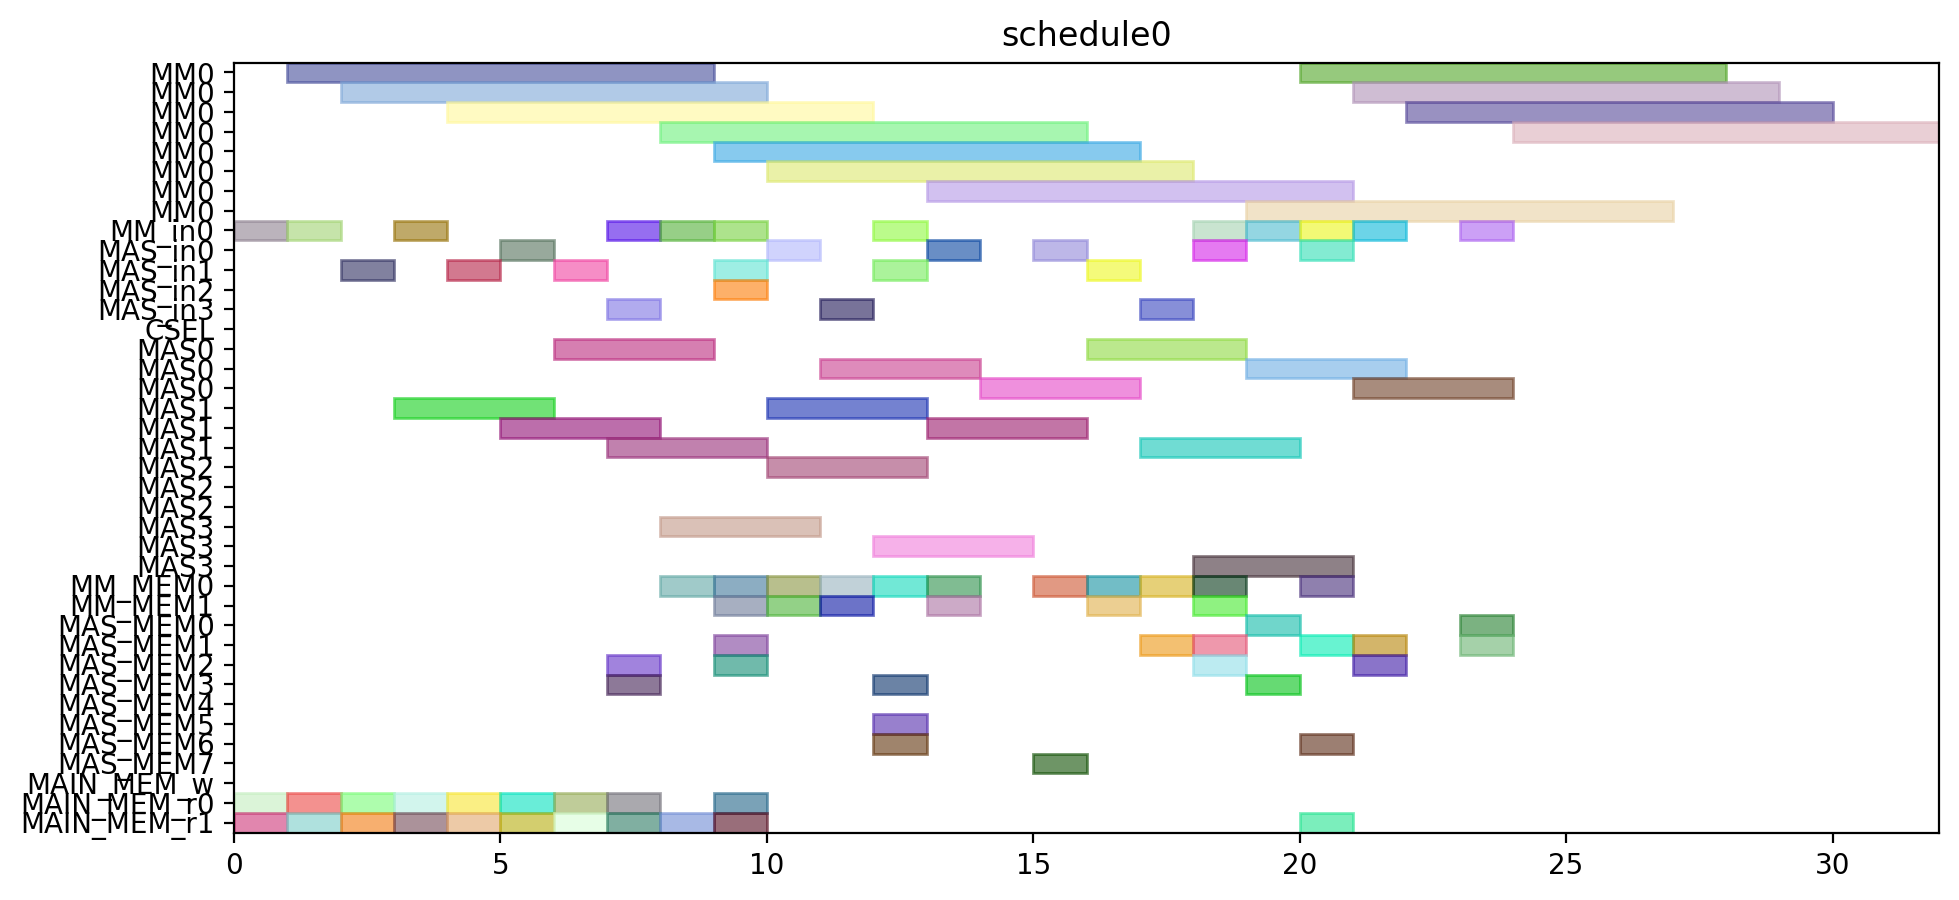

Python code for this plot:
from pyschedule import Scenario, solvers, plotters, alt


def solve():
	horizon = 120
	S = Scenario("schedule0", horizon=horizon)

	# resource
	MM = S.Resources('MM', num=1, size=8)
	MM_in = S.Resources('MM_in', num=1)
	MAS_in = S.Resources('MAS_in', num=4)
	CSEL = S.Resource('CSEL')
	MAS = S.Resources('MAS', num=4, size=3, periods=range(1, horizon))
	MM_MEM = S.Resources('MM_MEM', num=2)
	MAS_MEM = S.Resources('MAS_MEM', num=8)
	MAIN_MEM_w = S.Resource('MAIN_MEM_w', size=1)
	MAIN_MEM_r = S.Resources('MAIN_MEM_r', num=2)

	# result of previous scheduling

	# new tasks
	t0 = S.Task('t0', length=8, delay_cost=1)
	t0 += alt(MM)
	t0_in = S.Task('t0_in', length=1, delay_cost=1)
	t0_in += alt(MM_in)
	S += t0_in*MM_in[0]<=t0*MM[0]
	t0_mem0 = S.Task('t0_mem0', length=1, delay_cost=1)
	t0_mem0 += MAIN_MEM_r[0]
	S += t0_mem0 <= t0

	t0_mem1 = S.Task('t0_mem1', length=1, delay_cost=1)
	t0_mem1 += MAIN_MEM_r[1]
	S += t0_mem1 <= t0

	t1 = S.Task('t1', length=8, delay_cost=1)
	t1 += alt(MM)
	t1_in = S.Task('t1_in', length=1, delay_cost=1)
	t1_in += alt(MM_in)
	S += t1_in*MM_in[0]<=t1*MM[0]
	t1_mem0 = S.Task('t1_mem0', length=1, delay_cost=1)
	t1_mem0 += MAIN_MEM_r[0]
	S += t1_mem0 <= t1

	t1_mem1 = S.Task('t1_mem1', length=1, delay_cost=1)
	t1_mem1 += MAIN_MEM_r[1]
	S += t1_mem1 <= t1

	t2 = S.Task('t2', length=8, delay_cost=1)
	t2 += alt(MM)
	t2_in = S.Task('t2_in', length=1, delay_cost=1)
	t2_in += alt(MM_in)
	S += t2_in*MM_in[0]<=t2*MM[0]
	t2_mem0 = S.Task('t2_mem0', length=1, delay_cost=1)
	t2_mem0 += MAIN_MEM_r[0]
	S += t2_mem0 <= t2

	t2_mem1 = S.Task('t2_mem1', length=1, delay_cost=1)
	t2_mem1 += MAIN_MEM_r[1]
	S += t2_mem1 <= t2

	t3 = S.Task('t3', length=3, delay_cost=1)
	t3 += alt(MAS)
	t3_in = S.Task('t3_in', length=1, delay_cost=1)
	t3_in += alt(MAS_in)
	S += t3_in*MAS_in[0]<=t3*MAS[0]

	S += t3_in*MAS_in[1]<=t3*MAS[1]

	S += t3_in*MAS_in[2]<=t3*MAS[2]

	S += t3_in*MAS_in[3]<=t3*MAS[3]

	t3_mem0 = S.Task('t3_mem0', length=1, delay_cost=1)
	t3_mem0 += MAIN_MEM_r[0]
	S += t3_mem0 <= t3

	t3_mem1 = S.Task('t3_mem1', length=1, delay_cost=1)
	t3_mem1 += MAIN_MEM_r[1]
	S += t3_mem1 <= t3

	t4 = S.Task('t4', length=3, delay_cost=1)
	t4 += alt(MAS)
	t4_in = S.Task('t4_in', length=1, delay_cost=1)
	t4_in += alt(MAS_in)
	S += t4_in*MAS_in[0]<=t4*MAS[0]

	S += t4_in*MAS_in[1]<=t4*MAS[1]

	S += t4_in*MAS_in[2]<=t4*MAS[2]

	S += t4_in*MAS_in[3]<=t4*MAS[3]

	t4_mem0 = S.Task('t4_mem0', length=1, delay_cost=1)
	t4_mem0 += MAIN_MEM_r[0]
	S += t4_mem0 <= t4

	t4_mem1 = S.Task('t4_mem1', length=1, delay_cost=1)
	t4_mem1 += MAIN_MEM_r[1]
	S += t4_mem1 <= t4

	t8 = S.Task('t8', length=3, delay_cost=1)
	t8 += alt(MAS)
	t8_in = S.Task('t8_in', length=1, delay_cost=1)
	t8_in += alt(MAS_in)
	S += t8_in*MAS_in[0]<=t8*MAS[0]

	S += t8_in*MAS_in[1]<=t8*MAS[1]

	S += t8_in*MAS_in[2]<=t8*MAS[2]

	S += t8_in*MAS_in[3]<=t8*MAS[3]

	t8_mem0 = S.Task('t8_mem0', length=1, delay_cost=1)
	t8_mem0 += MAIN_MEM_r[0]
	S += t8_mem0 <= t8

	t8_mem1 = S.Task('t8_mem1', length=1, delay_cost=1)
	t8_mem1 += MAIN_MEM_r[1]
	S += t8_mem1 <= t8

	t9 = S.Task('t9', length=3, delay_cost=1)
	t9 += alt(MAS)
	t9_in = S.Task('t9_in', length=1, delay_cost=1)
	t9_in += alt(MAS_in)
	S += t9_in*MAS_in[0]<=t9*MAS[0]

	S += t9_in*MAS_in[1]<=t9*MAS[1]

	S += t9_in*MAS_in[2]<=t9*MAS[2]

	S += t9_in*MAS_in[3]<=t9*MAS[3]

	t9_mem0 = S.Task('t9_mem0', length=1, delay_cost=1)
	t9_mem0 += MAIN_MEM_r[0]
	S += t9_mem0 <= t9

	t9_mem1 = S.Task('t9_mem1', length=1, delay_cost=1)
	t9_mem1 += MAIN_MEM_r[1]
	S += t9_mem1 <= t9

	t13 = S.Task('t13', length=3, delay_cost=1)
	t13 += alt(MAS)
	t13_in = S.Task('t13_in', length=1, delay_cost=1)
	t13_in += alt(MAS_in)
	S += t13_in*MAS_in[0]<=t13*MAS[0]

	S += t13_in*MAS_in[1]<=t13*MAS[1]

	S += t13_in*MAS_in[2]<=t13*MAS[2]

	S += t13_in*MAS_in[3]<=t13*MAS[3]

	t13_mem0 = S.Task('t13_mem0', length=1, delay_cost=1)
	t13_mem0 += MAIN_MEM_r[0]
	S += t13_mem0 <= t13

	t13_mem1 = S.Task('t13_mem1', length=1, delay_cost=1)
	t13_mem1 += MAIN_MEM_r[1]
	S += t13_mem1 <= t13

	t14 = S.Task('t14', length=3, delay_cost=1)
	t14 += alt(MAS)
	t14_in = S.Task('t14_in', length=1, delay_cost=1)
	t14_in += alt(MAS_in)
	S += t14_in*MAS_in[0]<=t14*MAS[0]

	S += t14_in*MAS_in[1]<=t14*MAS[1]

	S += t14_in*MAS_in[2]<=t14*MAS[2]

	S += t14_in*MAS_in[3]<=t14*MAS[3]

	t14_mem0 = S.Task('t14_mem0', length=1, delay_cost=1)
	t14_mem0 += MAIN_MEM_r[0]
	S += t14_mem0 <= t14

	t14_mem1 = S.Task('t14_mem1', length=1, delay_cost=1)
	t14_mem1 += MAIN_MEM_r[1]
	S += t14_mem1 <= t14

	t5 = S.Task('t5', length=8, delay_cost=1)
	t5 += alt(MM)
	t5_in = S.Task('t5_in', length=1, delay_cost=1)
	t5_in += alt(MM_in)
	S += t5_in*MM_in[0]<=t5*MM[0]
	t5_mem0 = S.Task('t5_mem0', length=1, delay_cost=1)
	t5_mem0 += alt(MAS_MEM)
	S += (t3*MAS[0])-1 < t5_mem0*MAS_MEM[0]
	S += (t3*MAS[1])-1 < t5_mem0*MAS_MEM[2]
	S += (t3*MAS[2])-1 < t5_mem0*MAS_MEM[4]
	S += (t3*MAS[3])-1 < t5_mem0*MAS_MEM[6]
	S += t5_mem0 <= t5

	t5_mem1 = S.Task('t5_mem1', length=1, delay_cost=1)
	t5_mem1 += alt(MAS_MEM)
	S += (t4*MAS[0])-1 < t5_mem1*MAS_MEM[1]
	S += (t4*MAS[1])-1 < t5_mem1*MAS_MEM[3]
	S += (t4*MAS[2])-1 < t5_mem1*MAS_MEM[5]
	S += (t4*MAS[3])-1 < t5_mem1*MAS_MEM[7]
	S += t5_mem1 <= t5

	t6 = S.Task('t6', length=3, delay_cost=1)
	t6 += alt(MAS)
	t6_in = S.Task('t6_in', length=1, delay_cost=1)
	t6_in += alt(MAS_in)
	S += t6_in*MAS_in[0]<=t6*MAS[0]

	S += t6_in*MAS_in[1]<=t6*MAS[1]

	S += t6_in*MAS_in[2]<=t6*MAS[2]

	S += t6_in*MAS_in[3]<=t6*MAS[3]

	t6_mem0 = S.Task('t6_mem0', length=1, delay_cost=1)
	t6_mem0 += alt(MM_MEM)
	S += (t0*MM[0])-1 < t6_mem0*MM_MEM[0]
	S += t6_mem0 <= t6

	t6_mem1 = S.Task('t6_mem1', length=1, delay_cost=1)
	t6_mem1 += alt(MM_MEM)
	S += (t1*MM[0])-1 < t6_mem1*MM_MEM[1]
	S += t6_mem1 <= t6

	t10 = S.Task('t10', length=8, delay_cost=1)
	t10 += alt(MM)
	t10_in = S.Task('t10_in', length=1, delay_cost=1)
	t10_in += alt(MM_in)
	S += t10_in*MM_in[0]<=t10*MM[0]
	t10_mem0 = S.Task('t10_mem0', length=1, delay_cost=1)
	t10_mem0 += alt(MAS_MEM)
	S += (t8*MAS[0])-1 < t10_mem0*MAS_MEM[0]
	S += (t8*MAS[1])-1 < t10_mem0*MAS_MEM[2]
	S += (t8*MAS[2])-1 < t10_mem0*MAS_MEM[4]
	S += (t8*MAS[3])-1 < t10_mem0*MAS_MEM[6]
	S += t10_mem0 <= t10

	t10_mem1 = S.Task('t10_mem1', length=1, delay_cost=1)
	t10_mem1 += alt(MAS_MEM)
	S += (t9*MAS[0])-1 < t10_mem1*MAS_MEM[1]
	S += (t9*MAS[1])-1 < t10_mem1*MAS_MEM[3]
	S += (t9*MAS[2])-1 < t10_mem1*MAS_MEM[5]
	S += (t9*MAS[3])-1 < t10_mem1*MAS_MEM[7]
	S += t10_mem1 <= t10

	t11 = S.Task('t11', length=3, delay_cost=1)
	t11 += alt(MAS)
	t11_in = S.Task('t11_in', length=1, delay_cost=1)
	t11_in += alt(MAS_in)
	S += t11_in*MAS_in[0]<=t11*MAS[0]

	S += t11_in*MAS_in[1]<=t11*MAS[1]

	S += t11_in*MAS_in[2]<=t11*MAS[2]

	S += t11_in*MAS_in[3]<=t11*MAS[3]

	t11_mem0 = S.Task('t11_mem0', length=1, delay_cost=1)
	t11_mem0 += alt(MM_MEM)
	S += (t1*MM[0])-1 < t11_mem0*MM_MEM[0]
	S += t11_mem0 <= t11

	t11_mem1 = S.Task('t11_mem1', length=1, delay_cost=1)
	t11_mem1 += alt(MM_MEM)
	S += (t2*MM[0])-1 < t11_mem1*MM_MEM[1]
	S += t11_mem1 <= t11

	t15 = S.Task('t15', length=8, delay_cost=1)
	t15 += alt(MM)
	t15_in = S.Task('t15_in', length=1, delay_cost=1)
	t15_in += alt(MM_in)
	S += t15_in*MM_in[0]<=t15*MM[0]
	t15_mem0 = S.Task('t15_mem0', length=1, delay_cost=1)
	t15_mem0 += alt(MAS_MEM)
	S += (t13*MAS[0])-1 < t15_mem0*MAS_MEM[0]
	S += (t13*MAS[1])-1 < t15_mem0*MAS_MEM[2]
	S += (t13*MAS[2])-1 < t15_mem0*MAS_MEM[4]
	S += (t13*MAS[3])-1 < t15_mem0*MAS_MEM[6]
	S += t15_mem0 <= t15

	t15_mem1 = S.Task('t15_mem1', length=1, delay_cost=1)
	t15_mem1 += alt(MAS_MEM)
	S += (t14*MAS[0])-1 < t15_mem1*MAS_MEM[1]
	S += (t14*MAS[1])-1 < t15_mem1*MAS_MEM[3]
	S += (t14*MAS[2])-1 < t15_mem1*MAS_MEM[5]
	S += (t14*MAS[3])-1 < t15_mem1*MAS_MEM[7]
	S += t15_mem1 <= t15

	t16 = S.Task('t16', length=3, delay_cost=1)
	t16 += alt(MAS)
	t16_in = S.Task('t16_in', length=1, delay_cost=1)
	t16_in += alt(MAS_in)
	S += t16_in*MAS_in[0]<=t16*MAS[0]

	S += t16_in*MAS_in[1]<=t16*MAS[1]

	S += t16_in*MAS_in[2]<=t16*MAS[2]

	S += t16_in*MAS_in[3]<=t16*MAS[3]

	t16_mem0 = S.Task('t16_mem0', length=1, delay_cost=1)
	t16_mem0 += alt(MM_MEM)
	S += (t0*MM[0])-1 < t16_mem0*MM_MEM[0]
	S += t16_mem0 <= t16

	t16_mem1 = S.Task('t16_mem1', length=1, delay_cost=1)
	t16_mem1 += alt(MM_MEM)
	S += (t2*MM[0])-1 < t16_mem1*MM_MEM[1]
	S += t16_mem1 <= t16

	t18 = S.Task('t18', length=3, delay_cost=1)
	t18 += alt(MAS)
	t18_in = S.Task('t18_in', length=1, delay_cost=1)
	t18_in += alt(MAS_in)
	S += t18_in*MAS_in[0]<=t18*MAS[0]

	S += t18_in*MAS_in[1]<=t18*MAS[1]

	S += t18_in*MAS_in[2]<=t18*MAS[2]

	S += t18_in*MAS_in[3]<=t18*MAS[3]

	t18_mem0 = S.Task('t18_mem0', length=1, delay_cost=1)
	t18_mem0 += alt(MM_MEM)
	S += (t0*MM[0])-1 < t18_mem0*MM_MEM[0]
	S += t18_mem0 <= t18

	t18_mem1 = S.Task('t18_mem1', length=1, delay_cost=1)
	t18_mem1 += alt(MM_MEM)
	S += (t0*MM[0])-1 < t18_mem1*MM_MEM[1]
	S += t18_mem1 <= t18

	t20 = S.Task('t20', length=8, delay_cost=1)
	t20 += alt(MM)
	t20_in = S.Task('t20_in', length=1, delay_cost=1)
	t20_in += alt(MM_in)
	S += t20_in*MM_in[0]<=t20*MM[0]
	t20_mem0 = S.Task('t20_mem0', length=1, delay_cost=1)
	t20_mem0 += alt(MM_MEM)
	S += (t2*MM[0])-1 < t20_mem0*MM_MEM[0]
	S += t20_mem0 <= t20

	t20_mem1 = S.Task('t20_mem1', length=1, delay_cost=1)
	t20_mem1 += MAIN_MEM_r[1]
	S += t20_mem1 <= t20

	t7 = S.Task('t7', length=3, delay_cost=1)
	t7 += alt(MAS)
	t7_in = S.Task('t7_in', length=1, delay_cost=1)
	t7_in += alt(MAS_in)
	S += t7_in*MAS_in[0]<=t7*MAS[0]

	S += t7_in*MAS_in[1]<=t7*MAS[1]

	S += t7_in*MAS_in[2]<=t7*MAS[2]

	S += t7_in*MAS_in[3]<=t7*MAS[3]

	t7_mem0 = S.Task('t7_mem0', length=1, delay_cost=1)
	t7_mem0 += alt(MM_MEM)
	S += (t5*MM[0])-1 < t7_mem0*MM_MEM[0]
	S += t7_mem0 <= t7

	t7_mem1 = S.Task('t7_mem1', length=1, delay_cost=1)
	t7_mem1 += alt(MAS_MEM)
	S += (t6*MAS[0])-1 < t7_mem1*MAS_MEM[1]
	S += (t6*MAS[1])-1 < t7_mem1*MAS_MEM[3]
	S += (t6*MAS[2])-1 < t7_mem1*MAS_MEM[5]
	S += (t6*MAS[3])-1 < t7_mem1*MAS_MEM[7]
	S += t7_mem1 <= t7

	t12 = S.Task('t12', length=3, delay_cost=1)
	t12 += alt(MAS)
	t12_in = S.Task('t12_in', length=1, delay_cost=1)
	t12_in += alt(MAS_in)
	S += t12_in*MAS_in[0]<=t12*MAS[0]

	S += t12_in*MAS_in[1]<=t12*MAS[1]

	S += t12_in*MAS_in[2]<=t12*MAS[2]

	S += t12_in*MAS_in[3]<=t12*MAS[3]

	t12_mem0 = S.Task('t12_mem0', length=1, delay_cost=1)
	t12_mem0 += alt(MM_MEM)
	S += (t10*MM[0])-1 < t12_mem0*MM_MEM[0]
	S += t12_mem0 <= t12

	t12_mem1 = S.Task('t12_mem1', length=1, delay_cost=1)
	t12_mem1 += alt(MAS_MEM)
	S += (t11*MAS[0])-1 < t12_mem1*MAS_MEM[1]
	S += (t11*MAS[1])-1 < t12_mem1*MAS_MEM[3]
	S += (t11*MAS[2])-1 < t12_mem1*MAS_MEM[5]
	S += (t11*MAS[3])-1 < t12_mem1*MAS_MEM[7]
	S += t12_mem1 <= t12

	t17 = S.Task('t17', length=3, delay_cost=1)
	t17 += alt(MAS)
	t17_in = S.Task('t17_in', length=1, delay_cost=1)
	t17_in += alt(MAS_in)
	S += t17_in*MAS_in[0]<=t17*MAS[0]

	S += t17_in*MAS_in[1]<=t17*MAS[1]

	S += t17_in*MAS_in[2]<=t17*MAS[2]

	S += t17_in*MAS_in[3]<=t17*MAS[3]

	t17_mem0 = S.Task('t17_mem0', length=1, delay_cost=1)
	t17_mem0 += alt(MM_MEM)
	S += (t15*MM[0])-1 < t17_mem0*MM_MEM[0]
	S += t17_mem0 <= t17

	t17_mem1 = S.Task('t17_mem1', length=1, delay_cost=1)
	t17_mem1 += alt(MAS_MEM)
	S += (t16*MAS[0])-1 < t17_mem1*MAS_MEM[1]
	S += (t16*MAS[1])-1 < t17_mem1*MAS_MEM[3]
	S += (t16*MAS[2])-1 < t17_mem1*MAS_MEM[5]
	S += (t16*MAS[3])-1 < t17_mem1*MAS_MEM[7]
	S += t17_mem1 <= t17

	t19 = S.Task('t19', length=3, delay_cost=1)
	t19 += alt(MAS)
	t19_in = S.Task('t19_in', length=1, delay_cost=1)
	t19_in += alt(MAS_in)
	S += t19_in*MAS_in[0]<=t19*MAS[0]

	S += t19_in*MAS_in[1]<=t19*MAS[1]

	S += t19_in*MAS_in[2]<=t19*MAS[2]

	S += t19_in*MAS_in[3]<=t19*MAS[3]

	t19_mem0 = S.Task('t19_mem0', length=1, delay_cost=1)
	t19_mem0 += alt(MM_MEM)
	S += (t0*MM[0])-1 < t19_mem0*MM_MEM[0]
	S += t19_mem0 <= t19

	t19_mem1 = S.Task('t19_mem1', length=1, delay_cost=1)
	t19_mem1 += alt(MAS_MEM)
	S += (t18*MAS[0])-1 < t19_mem1*MAS_MEM[1]
	S += (t18*MAS[1])-1 < t19_mem1*MAS_MEM[3]
	S += (t18*MAS[2])-1 < t19_mem1*MAS_MEM[5]
	S += (t18*MAS[3])-1 < t19_mem1*MAS_MEM[7]
	S += t19_mem1 <= t19

	t21 = S.Task('t21', length=3, delay_cost=1)
	t21 += alt(MAS)
	t21_in = S.Task('t21_in', length=1, delay_cost=1)
	t21_in += alt(MAS_in)
	S += t21_in*MAS_in[0]<=t21*MAS[0]

	S += t21_in*MAS_in[1]<=t21*MAS[1]

	S += t21_in*MAS_in[2]<=t21*MAS[2]

	S += t21_in*MAS_in[3]<=t21*MAS[3]

	t21_mem0 = S.Task('t21_mem0', length=1, delay_cost=1)
	t21_mem0 += alt(MM_MEM)
	S += (t1*MM[0])-1 < t21_mem0*MM_MEM[0]
	S += t21_mem0 <= t21

	t21_mem1 = S.Task('t21_mem1', length=1, delay_cost=1)
	t21_mem1 += alt(MM_MEM)
	S += (t20*MM[0])-1 < t21_mem1*MM_MEM[1]
	S += t21_mem1 <= t21

	t22 = S.Task('t22', length=3, delay_cost=1)
	t22 += alt(MAS)
	t22_in = S.Task('t22_in', length=1, delay_cost=1)
	t22_in += alt(MAS_in)
	S += t22_in*MAS_in[0]<=t22*MAS[0]

	S += t22_in*MAS_in[1]<=t22*MAS[1]

	S += t22_in*MAS_in[2]<=t22*MAS[2]

	S += t22_in*MAS_in[3]<=t22*MAS[3]

	t22_mem0 = S.Task('t22_mem0', length=1, delay_cost=1)
	t22_mem0 += alt(MM_MEM)
	S += (t1*MM[0])-1 < t22_mem0*MM_MEM[0]
	S += t22_mem0 <= t22

	t22_mem1 = S.Task('t22_mem1', length=1, delay_cost=1)
	t22_mem1 += alt(MM_MEM)
	S += (t20*MM[0])-1 < t22_mem1*MM_MEM[1]
	S += t22_mem1 <= t22

	t23 = S.Task('t23', length=8, delay_cost=1)
	t23 += alt(MM)
	t23_in = S.Task('t23_in', length=1, delay_cost=1)
	t23_in += alt(MM_in)
	S += t23_in*MM_in[0]<=t23*MM[0]
	t23_mem0 = S.Task('t23_mem0', length=1, delay_cost=1)
	t23_mem0 += alt(MAS_MEM)
	S += (t17*MAS[0])-1 < t23_mem0*MAS_MEM[0]
	S += (t17*MAS[1])-1 < t23_mem0*MAS_MEM[2]
	S += (t17*MAS[2])-1 < t23_mem0*MAS_MEM[4]
	S += (t17*MAS[3])-1 < t23_mem0*MAS_MEM[6]
	S += t23_mem0 <= t23

	t23_mem1 = S.Task('t23_mem1', length=1, delay_cost=1)
	t23_mem1 += MAIN_MEM_r[1]
	S += t23_mem1 <= t23

	t25 = S.Task('t25', length=8, delay_cost=1)
	t25 += alt(MM)
	t25_in = S.Task('t25_in', length=1, delay_cost=1)
	t25_in += alt(MM_in)
	S += t25_in*MM_in[0]<=t25*MM[0]
	t25_mem0 = S.Task('t25_mem0', length=1, delay_cost=1)
	t25_mem0 += alt(MAS_MEM)
	S += (t7*MAS[0])-1 < t25_mem0*MAS_MEM[0]
	S += (t7*MAS[1])-1 < t25_mem0*MAS_MEM[2]
	S += (t7*MAS[2])-1 < t25_mem0*MAS_MEM[4]
	S += (t7*MAS[3])-1 < t25_mem0*MAS_MEM[6]
	S += t25_mem0 <= t25

	t25_mem1 = S.Task('t25_mem1', length=1, delay_cost=1)
	t25_mem1 += alt(MAS_MEM)
	S += (t22*MAS[0])-1 < t25_mem1*MAS_MEM[1]
	S += (t22*MAS[1])-1 < t25_mem1*MAS_MEM[3]
	S += (t22*MAS[2])-1 < t25_mem1*MAS_MEM[5]
	S += (t22*MAS[3])-1 < t25_mem1*MAS_MEM[7]
	S += t25_mem1 <= t25

	t27 = S.Task('t27', length=8, delay_cost=1)
	t27 += alt(MM)
	t27_in = S.Task('t27_in', length=1, delay_cost=1)
	t27_in += alt(MM_in)
	S += t27_in*MM_in[0]<=t27*MM[0]
	t27_mem0 = S.Task('t27_mem0', length=1, delay_cost=1)
	t27_mem0 += alt(MAS_MEM)
	S += (t22*MAS[0])-1 < t27_mem0*MAS_MEM[0]
	S += (t22*MAS[1])-1 < t27_mem0*MAS_MEM[2]
	S += (t22*MAS[2])-1 < t27_mem0*MAS_MEM[4]
	S += (t22*MAS[3])-1 < t27_mem0*MAS_MEM[6]
	S += t27_mem0 <= t27

	t27_mem1 = S.Task('t27_mem1', length=1, delay_cost=1)
	t27_mem1 += alt(MAS_MEM)
	S += (t21*MAS[0])-1 < t27_mem1*MAS_MEM[1]
	S += (t21*MAS[1])-1 < t27_mem1*MAS_MEM[3]
	S += (t21*MAS[2])-1 < t27_mem1*MAS_MEM[5]
	S += (t21*MAS[3])-1 < t27_mem1*MAS_MEM[7]
	S += t27_mem1 <= t27

	t28 = S.Task('t28', length=8, delay_cost=1)
	t28 += alt(MM)
	t28_in = S.Task('t28_in', length=1, delay_cost=1)
	t28_in += alt(MM_in)
	S += t28_in*MM_in[0]<=t28*MM[0]
	t28_mem0 = S.Task('t28_mem0', length=1, delay_cost=1)
	t28_mem0 += alt(MAS_MEM)
	S += (t19*MAS[0])-1 < t28_mem0*MAS_MEM[0]
	S += (t19*MAS[1])-1 < t28_mem0*MAS_MEM[2]
	S += (t19*MAS[2])-1 < t28_mem0*MAS_MEM[4]
	S += (t19*MAS[3])-1 < t28_mem0*MAS_MEM[6]
	S += t28_mem0 <= t28

	t28_mem1 = S.Task('t28_mem1', length=1, delay_cost=1)
	t28_mem1 += alt(MAS_MEM)
	S += (t7*MAS[0])-1 < t28_mem1*MAS_MEM[1]
	S += (t7*MAS[1])-1 < t28_mem1*MAS_MEM[3]
	S += (t7*MAS[2])-1 < t28_mem1*MAS_MEM[5]
	S += (t7*MAS[3])-1 < t28_mem1*MAS_MEM[7]
	S += t28_mem1 <= t28

	t29 = S.Task('t29', length=8, delay_cost=1)
	t29 += alt(MM)
	t29_in = S.Task('t29_in', length=1, delay_cost=1)
	t29_in += alt(MM_in)
	S += t29_in*MM_in[0]<=t29*MM[0]
	t29_mem0 = S.Task('t29_mem0', length=1, delay_cost=1)
	t29_mem0 += alt(MAS_MEM)
	S += (t21*MAS[0])-1 < t29_mem0*MAS_MEM[0]
	S += (t21*MAS[1])-1 < t29_mem0*MAS_MEM[2]
	S += (t21*MAS[2])-1 < t29_mem0*MAS_MEM[4]
	S += (t21*MAS[3])-1 < t29_mem0*MAS_MEM[6]
	S += t29_mem0 <= t29

	t29_mem1 = S.Task('t29_mem1', length=1, delay_cost=1)
	t29_mem1 += alt(MAS_MEM)
	S += (t12*MAS[0])-1 < t29_mem1*MAS_MEM[1]
	S += (t12*MAS[1])-1 < t29_mem1*MAS_MEM[3]
	S += (t12*MAS[2])-1 < t29_mem1*MAS_MEM[5]
	S += (t12*MAS[3])-1 < t29_mem1*MAS_MEM[7]
	S += t29_mem1 <= t29

	solvers.mip.solve(S,msg=1,kind='CPLEX',ratio_gap=1.01)

	solution = [['hoge']*len(S.solution()[1]) for i in range(len(S.solution()))]
	for i in range(len(S.solution())):
		for j in range(len(S.solution()[i])):
			solution[i][j]=str(S.solution()[i][j])
	print(solution)

	cycles = int(solution[-1][3])

	pic_file_name = "/home/mfukuda/ABE/multiRAM_multiMAS_16mux/scheduling_result/stage8MM1_stage3MAS4/EP_ADD_A_0/schedule0.png"
	if(S.solution() != []):
		plotters.matplotlib.plot(S,img_filename=pic_file_name, show_task_labels=False, fig_size=(cycles*0.25+3, 5))

	return solution
